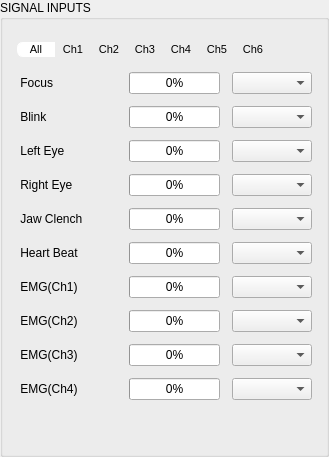
       <widget class="QGroupBox" name="inputsGroup">
        <property name="sizePolicy">
         <sizepolicy hsizetype="Expanding" vsizetype="Expanding">
          <horstretch>1</horstretch>
          <verstretch>0</verstretch>
         </sizepolicy>
        </property>
        <property name="title">
         <string>SIGNAL INPUTS</string>
        </property>
        <layout class="QVBoxLayout" name="inputsVLayout">
         <property name="spacing">
          <number>12</number>
         </property>
         <property name="leftMargin">
          <number>14</number>
         </property>
         <property name="topMargin">
          <number>20</number>
         </property>
         <property name="rightMargin">
          <number>14</number>
         </property>
         <property name="bottomMargin">
          <number>14</number>
         </property>
         <item>
          <layout class="QHBoxLayout" name="selRowInput">
           <property name="spacing">
            <number>0</number>
           </property>
           <item>
            <widget class="QPushButton" name="btnSel_Input_All">
             <property name="styleSheet">
              <string notr="true">QPushButton{border-right:none;border-top-left-radius:6px;border-bottom-left-radius:6px;border-top-right-radius:0;border-bottom-right-radius:0;min-width:36px;font-size:11px;}QPushButton:checked{background-color:#ffffff;color:#000000;border:1px solid #ffffff;}QPushButton:checked:disabled{background-color:#0d0d0d;color:#333333;border:1px solid #1e1e1e;}</string>
             </property>
             <property name="text">
              <string>All</string>
             </property>
             <property name="checkable">
              <bool>true</bool>
             </property>
             <property name="checked">
              <bool>true</bool>
             </property>
            </widget>
           </item>
           <item>
            <widget class="QPushButton" name="btnSel_Input_Ch1">
             <property name="styleSheet">
              <string notr="true">QPushButton{border-left:none;border-right:none;border-radius:0;min-width:36px;font-size:11px;}QPushButton:checked{background-color:#ffffff;color:#000000;border:1px solid #ffffff;}QPushButton:checked:disabled{background-color:#0d0d0d;color:#333333;border:1px solid #1e1e1e;}</string>
             </property>
             <property name="text">
              <string>Ch1</string>
             </property>
             <property name="checkable">
              <bool>true</bool>
             </property>
            </widget>
           </item>
           <item>
            <widget class="QPushButton" name="btnSel_Input_Ch2">
             <property name="styleSheet">
              <string notr="true">QPushButton{border-left:none;border-right:none;border-radius:0;min-width:36px;font-size:11px;}QPushButton:checked{background-color:#ffffff;color:#000000;border:1px solid #ffffff;}QPushButton:checked:disabled{background-color:#0d0d0d;color:#333333;border:1px solid #1e1e1e;}</string>
             </property>
             <property name="text">
              <string>Ch2</string>
             </property>
             <property name="checkable">
              <bool>true</bool>
             </property>
            </widget>
           </item>
           <item>
            <widget class="QPushButton" name="btnSel_Input_Ch3">
             <property name="styleSheet">
              <string notr="true">QPushButton{border-left:none;border-right:none;border-radius:0;min-width:36px;font-size:11px;}QPushButton:checked{background-color:#ffffff;color:#000000;border:1px solid #ffffff;}QPushButton:checked:disabled{background-color:#0d0d0d;color:#333333;border:1px solid #1e1e1e;}</string>
             </property>
             <property name="text">
              <string>Ch3</string>
             </property>
             <property name="checkable">
              <bool>true</bool>
             </property>
            </widget>
           </item>
           <item>
            <widget class="QPushButton" name="btnSel_Input_Ch4">
             <property name="styleSheet">
              <string notr="true">QPushButton{border-left:none;border-right:none;border-radius:0;min-width:36px;font-size:11px;}QPushButton:checked{background-color:#ffffff;color:#000000;border:1px solid #ffffff;}QPushButton:checked:disabled{background-color:#0d0d0d;color:#333333;border:1px solid #1e1e1e;}</string>
             </property>
             <property name="text">
              <string>Ch4</string>
             </property>
             <property name="checkable">
              <bool>true</bool>
             </property>
            </widget>
           </item>
           <item>
            <widget class="QPushButton" name="btnSel_Input_Ch5">
             <property name="styleSheet">
              <string notr="true">QPushButton{border-left:none;border-right:none;border-radius:0;min-width:36px;font-size:11px;}QPushButton:checked{background-color:#ffffff;color:#000000;border:1px solid #ffffff;}QPushButton:checked:disabled{background-color:#0d0d0d;color:#333333;border:1px solid #1e1e1e;}</string>
             </property>
             <property name="text">
              <string>Ch5</string>
             </property>
             <property name="checkable">
              <bool>true</bool>
             </property>
            </widget>
           </item>
           <item>
            <widget class="QPushButton" name="btnSel_Input_Ch6">
             <property name="styleSheet">
              <string notr="true">QPushButton{border-left:none;border-top-left-radius:0;border-bottom-left-radius:0;border-top-right-radius:6px;border-bottom-right-radius:6px;min-width:36px;font-size:11px;}QPushButton:checked{background-color:#ffffff;color:#000000;border:1px solid #ffffff;}QPushButton:checked:disabled{background-color:#0d0d0d;color:#333333;border:1px solid #1e1e1e;}</string>
             </property>
             <property name="text">
              <string>Ch6</string>
             </property>
             <property name="checkable">
              <bool>true</bool>
             </property>
            </widget>
           </item>
           <item>
            <spacer name="spacerSelInput">
             <property name="orientation">
              <enum>Qt::Orientation::Horizontal</enum>
             </property>
             <property name="sizeHint" stdset="0">
              <size>
               <width>20</width>
               <height>20</height>
              </size>
             </property>
            </spacer>
           </item>
          </layout>
         </item>
         <item>
          <layout class="QHBoxLayout" name="hLayoutFocus">
           <property name="spacing">
            <number>12</number>
           </property>
           <item>
            <widget class="QLabel" name="lblFocus">
             <property name="minimumSize">
              <size>
               <width>100</width>
               <height>0</height>
              </size>
             </property>
             <property name="text">
              <string> Focus</string>
             </property>
            </widget>
           </item>
           <item>
            <widget class="QProgressBar" name="pbFocus">
             <property name="value">
              <number>0</number>
             </property>
            </widget>
           </item>
           <item>
            <widget class="QComboBox" name="cmbFocus">
             <property name="minimumSize">
              <size>
               <width>80</width>
               <height>0</height>
              </size>
             </property>
            </widget>
           </item>
          </layout>
         </item>
         <item>
          <layout class="QHBoxLayout" name="hLayoutBlink">
           <property name="spacing">
            <number>12</number>
           </property>
           <item>
            <widget class="QLabel" name="lblBlink">
             <property name="minimumSize">
              <size>
               <width>100</width>
               <height>0</height>
              </size>
             </property>
             <property name="text">
              <string> Blink</string>
             </property>
            </widget>
           </item>
           <item>
            <widget class="QProgressBar" name="pbBlink">
             <property name="value">
              <number>0</number>
             </property>
            </widget>
           </item>
           <item>
            <widget class="QComboBox" name="cmbBlink">
             <property name="minimumSize">
              <size>
               <width>80</width>
               <height>0</height>
              </size>
             </property>
            </widget>
           </item>
          </layout>
         </item>
         <item>
          <layout class="QHBoxLayout" name="hLayoutLeftEye">
           <property name="spacing">
            <number>12</number>
           </property>
           <item>
            <widget class="QLabel" name="lblLeftEye">
             <property name="minimumSize">
              <size>
               <width>100</width>
               <height>0</height>
              </size>
             </property>
             <property name="text">
              <string> Left Eye</string>
             </property>
            </widget>
           </item>
           <item>
            <widget class="QProgressBar" name="pbLeftEye">
             <property name="value">
              <number>0</number>
             </property>
            </widget>
           </item>
           <item>
            <widget class="QComboBox" name="cmbLeftEye">
             <property name="minimumSize">
              <size>
               <width>80</width>
               <height>0</height>
              </size>
             </property>
            </widget>
           </item>
          </layout>
         </item>
         <item>
          <layout class="QHBoxLayout" name="hLayoutRightEye">
           <property name="spacing">
            <number>12</number>
           </property>
           <item>
            <widget class="QLabel" name="lblRightEye">
             <property name="minimumSize">
              <size>
               <width>100</width>
               <height>0</height>
              </size>
             </property>
             <property name="text">
              <string> Right Eye</string>
             </property>
            </widget>
           </item>
           <item>
            <widget class="QProgressBar" name="pbRightEye">
             <property name="value">
              <number>0</number>
             </property>
            </widget>
           </item>
           <item>
            <widget class="QComboBox" name="cmbRightEye">
             <property name="minimumSize">
              <size>
               <width>80</width>
               <height>0</height>
              </size>
             </property>
            </widget>
           </item>
          </layout>
         </item>
         <item>
          <layout class="QHBoxLayout" name="hLayoutJaw">
           <property name="spacing">
            <number>12</number>
           </property>
           <item>
            <widget class="QLabel" name="lblJaw">
             <property name="minimumSize">
              <size>
               <width>100</width>
               <height>0</height>
              </size>
             </property>
             <property name="text">
              <string> Jaw Clench</string>
             </property>
            </widget>
           </item>
           <item>
            <widget class="QProgressBar" name="pbJaw">
             <property name="value">
              <number>0</number>
             </property>
            </widget>
           </item>
           <item>
            <widget class="QComboBox" name="cmbJaw">
             <property name="minimumSize">
              <size>
               <width>80</width>
               <height>0</height>
              </size>
             </property>
            </widget>
           </item>
          </layout>
         </item>
         <item>
          <layout class="QHBoxLayout" name="hLayoutECG">
           <property name="spacing">
            <number>12</number>
           </property>
           <item>
            <widget class="QLabel" name="lblECG">
             <property name="minimumSize">
              <size>
               <width>100</width>
               <height>0</height>
              </size>
             </property>
             <property name="text">
              <string> Heart Beat</string>
             </property>
            </widget>
           </item>
           <item>
            <widget class="QProgressBar" name="pbECG">
             <property name="value">
              <number>0</number>
             </property>
            </widget>
           </item>
           <item>
            <widget class="QComboBox" name="cmbECG">
             <property name="minimumSize">
              <size>
               <width>80</width>
               <height>0</height>
              </size>
             </property>
            </widget>
           </item>
          </layout>
         </item>
         <item>
          <layout class="QHBoxLayout" name="hLayoutEMG1">
           <property name="spacing">
            <number>12</number>
           </property>
           <item>
            <widget class="QLabel" name="lblEMG1">
             <property name="minimumSize">
              <size>
               <width>100</width>
               <height>0</height>
              </size>
             </property>
             <property name="text">
              <string> EMG(Ch1)</string>
             </property>
            </widget>
           </item>
           <item>
            <widget class="QProgressBar" name="pbEMG1">
             <property name="value">
              <number>0</number>
             </property>
            </widget>
           </item>
           <item>
            <widget class="QComboBox" name="cmbEMG1">
             <property name="minimumSize">
              <size>
               <width>80</width>
               <height>0</height>
              </size>
             </property>
            </widget>
           </item>
          </layout>
         </item>
         <item>
          <layout class="QHBoxLayout" name="hLayoutEMG2">
           <property name="spacing">
            <number>12</number>
           </property>
           <item>
            <widget class="QLabel" name="lblEMG2">
             <property name="minimumSize">
              <size>
               <width>100</width>
               <height>0</height>
              </size>
             </property>
             <property name="text">
              <string> EMG(Ch2)</string>
             </property>
            </widget>
           </item>
           <item>
            <widget class="QProgressBar" name="pbEMG2">
             <property name="value">
              <number>0</number>
             </property>
            </widget>
           </item>
           <item>
            <widget class="QComboBox" name="cmbEMG2">
             <property name="minimumSize">
              <size>
               <width>80</width>
               <height>0</height>
              </size>
             </property>
            </widget>
           </item>
          </layout>
         </item>
         <item>
          <layout class="QHBoxLayout" name="hLayoutEMG3">
           <property name="spacing">
            <number>12</number>
           </property>
           <item>
            <widget class="QLabel" name="lblEMG3">
             <property name="minimumSize">
              <size>
               <width>100</width>
               <height>0</height>
              </size>
             </property>
             <property name="text">
              <string> EMG(Ch3)</string>
             </property>
            </widget>
           </item>
           <item>
            <widget class="QProgressBar" name="pbEMG3">
             <property name="value">
              <number>0</number>
             </property>
            </widget>
           </item>
           <item>
            <widget class="QComboBox" name="cmbEMG3">
             <property name="minimumSize">
              <size>
               <width>80</width>
               <height>0</height>
              </size>
             </property>
            </widget>
           </item>
          </layout>
         </item>
         <item>
          <layout class="QHBoxLayout" name="hLayoutEMG4">
           <property name="spacing">
            <number>12</number>
           </property>
           <item>
            <widget class="QLabel" name="lblEMG4">
             <property name="minimumSize">
              <size>
               <width>100</width>
               <height>0</height>
              </size>
             </property>
             <property name="text">
              <string> EMG(Ch4)</string>
             </property>
            </widget>
           </item>
           <item>
            <widget class="QProgressBar" name="pbEMG4">
             <property name="value">
              <number>0</number>
             </property>
            </widget>
           </item>
           <item>
            <widget class="QComboBox" name="cmbEMG4">
             <property name="minimumSize">
              <size>
               <width>80</width>
               <height>0</height>
              </size>
             </property>
            </widget>
           </item>
          </layout>
         </item>
         <item>
          <spacer name="inputsSpacer">
           <property name="orientation">
            <enum>Qt::Orientation::Vertical</enum>
           </property>
           <property name="sizeHint" stdset="0">
            <size>
             <width>20</width>
             <height>40</height>
            </size>
           </property>
          </spacer>
         </item>
        </layout>
       </widget>
